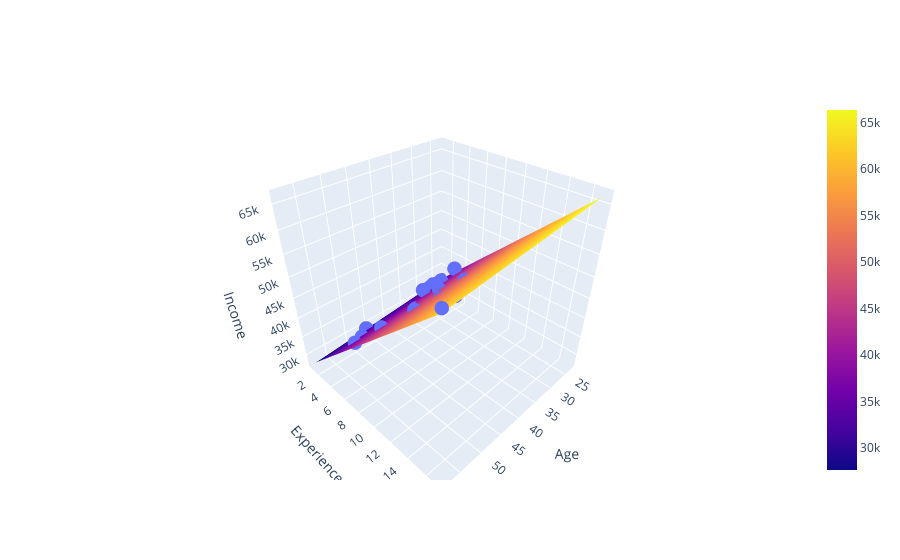

The cell this chart's notebook holds for it:
### Code cell
X1 = df['age'].values
X2 = df['experience'].values

import warnings
warnings.filterwarnings('ignore')

# Calculate the predicted values for the meshgrid points
X1_mesh, X2_mesh = np.meshgrid(np.linspace(min(X1), max(X1), 10),
                               np.linspace(min(X2), max(X2), 10))
Y_pred_mesh = lr.predict(np.column_stack((X1_mesh.ravel(), X2_mesh.ravel())))

fig = go.Figure()

# Add the scatter plot trace
fig.add_trace(go.Scatter3d(x=X1, y=X2, z=Y, mode='markers', marker=dict(size=5)))

# Add the regression plane trace
fig.add_trace(go.Surface(x=X1_mesh, y=X2_mesh, z=Y_pred_mesh.reshape(X1_mesh.shape)))

# Set the axis labels
fig.update_layout(scene=dict(xaxis_title='Age', yaxis_title='Experience', zaxis_title='Income'))

fig.show()
